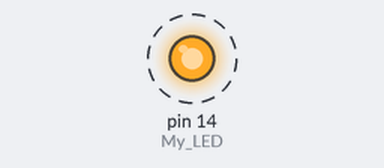
A sketch run on a simulated Arduino Uno, built with avr-gcc and run on an emulated ATmega328P. Shown: output pins drawn as LEDs (lit = HIGH). Dashed ring = blinking.

Above: at 0.2 s.
Timing chart, 0 to 3.0 s (numbered marks = the images above):
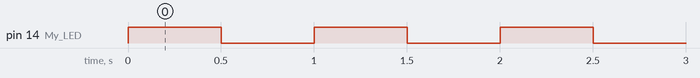

Measured:
- by itself, pin 14 (My_LED): alternates HIGH for 0.50 s and LOW for 0.50 s

The sketch:

Primerp_sp8266.ino
```cpp
#define My_LED 14

void setup()
{
  pinMode(My_LED, OUTPUT);
}

void loop()
{
  digitalWrite(My_LED, HIGH);
  delay(500);
  digitalWrite(My_LED, LOW);
  delay(500);
}
```
